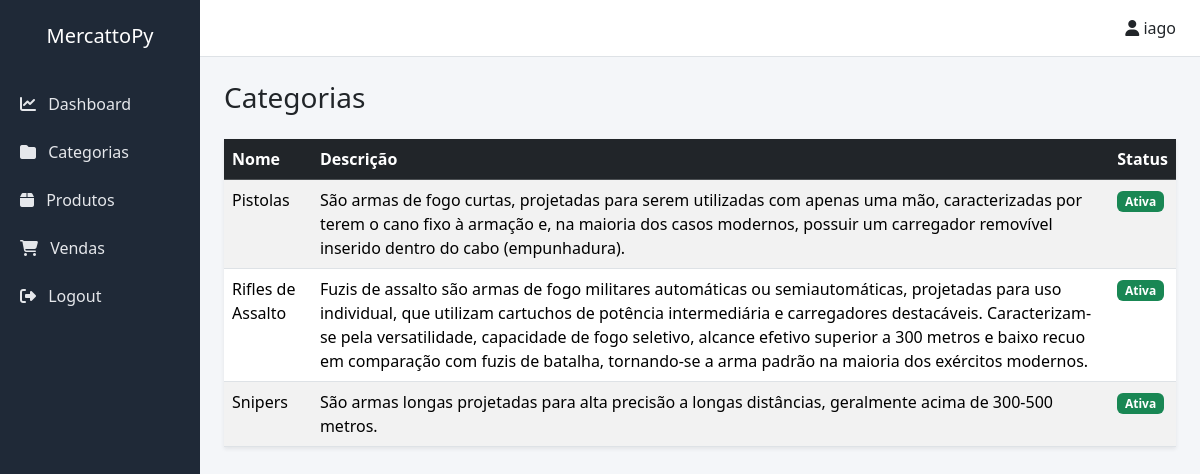
/categorias/ (signed in), run on the app's committed database.
### catalog/models.py (models this page shows, shortened)
class Category(models.Model):
    name = models.CharField(max_length=150)
    description = models.TextField(blank=True)
    is_active = models.BooleanField(default=True)
    class Meta:
        verbose_name = "Categoria"
        verbose_name_plural = "Categorias"
        ordering = ['name']

### catalog/views.py (the view)
# urls.py: path('categorias/', views.category_list, name='category_list'),
@login_required
def category_list(request):
    categories = Category.objects.all()
    return render(request, 'catalog/category_list.html', {
        'categories': categories
    })

### templates/catalog/category_list.html (shortened to what this page needs)
{% extends "base.html" %}
{% block content %}
<h3 class="mb-4">Categorias</h3>
<table class="table table-striped shadow-sm">
    <thead class="table-dark">
        <tr>
            <th>Nome</th>
            <th>Descrição</th>
            <th>Status</th>
        </tr>
    </thead>
    <tbody>
        {% for category in categories %}
        <tr>
            <td>{{ category.name }}</td>
            <td>{{ category.description }}</td>
            <td>
                {% if category.is_active %}
                    <span class="badge bg-success">Ativa</span>
                {% else %}
                    <span class="badge bg-danger">Inativa</span>
                {% endif %}
            </td>
        </tr>
        {% endfor %}
    </tbody>
</table>
{% endblock %}

### templates/base.html (shortened to what this page needs)
<!DOCTYPE html>
<html lang="pt-BR">
<head>
    <link href="https://cdn.jsdelivr.net/npm/bootstrap@5.3.2/dist/css/bootstrap.min.css" rel="stylesheet">
    <link href="https://cdnjs.cloudflare.com/ajax/libs/font-awesome/6.5.1/css/all.min.css" rel="stylesheet">
</head>
<body>
<div class="container-fluid">
    <div class="row">
        <nav class="col-md-2 sidebar p-0">
            <h5 class="text-white text-center py-4">MercattoPy</h5>
            <a href="{% url 'dashboard' %}">
                <i class="fa-solid fa-chart-line me-2"></i> Dashboard
            </a>
            <a href="{% url 'category_list' %}">
                <i class="fa-solid fa-folder me-2"></i> Categorias
            </a>
            <a href="{% url 'product_list' %}">
                <i class="fa-solid fa-box me-2"></i> Produtos
            </a>
            <a href="{% url 'sales_home' %}">
                <i class="fa-solid fa-cart-shopping me-2"></i> Vendas
            </a>
            <form action="{% url 'logout' %}" method="post">
                <button type="submit">
                    <i class="fa-solid fa-right-from-bracket me-2"></i> Logout
                </button>
            </form>
        </nav>
        <main class="col-md-10 p-0">
            <div class="topbar d-flex justify-content-end align-items-center px-4 py-3">
                <span>
                    <i class="fa-solid fa-user"></i> {{ request.user }}
                </span>
            </div>
            <div class="p-4">
                {% block content %}
                {% endblock %}
            </div>
        </main>
    </div>
</div>
</body>
</html>

### templates/base.html (style rules this page uses)
body { background-color: #f4f6f9; margin: 0; }
.sidebar { min-height: 100vh; background-color: #1f2937; }
.sidebar a, .sidebar button { color: #e5e7eb; text-decoration: none; display: block; padding: 12px 20px; width: 100%; text-align: left; background: none; border: none; }
.topbar { background-color: #ffffff; border-bottom: 1px solid #dee2e6; }

### data on the page
Category: name "Pistolas", description "São armas de fogo curtas, projetadas para serem utilizadas com apenas uma mão, caracterizadas por terem o cano fixo à armação e, na maioria dos casos modernos, possuir um carregador removível inserido dentro do cabo (empunhadura).", is_active "Ativa"
Category: name "Rifles de Assalto", description "Fuzis de assalto são armas de fogo militares automáticas ou semiautomáticas, projetadas para uso individual, que utilizam cartuchos de potência intermediária e carregadores destacáveis. Caracterizam-se pela versatilidade, capacidade de fogo seletivo, alcance efetivo superior a 300 metros e baixo recuo em comparação com fuzis de batalha, tornando-se a arma padrão na maioria dos exércitos modernos.", is_active "Ativa"
Category: name "Snipers", description "São armas longas projetadas para alta precisão a longas distâncias, geralmente acima de 300-500 metros.", is_active "Ativa"

### other printed values
{{ request.user }} "iago"
